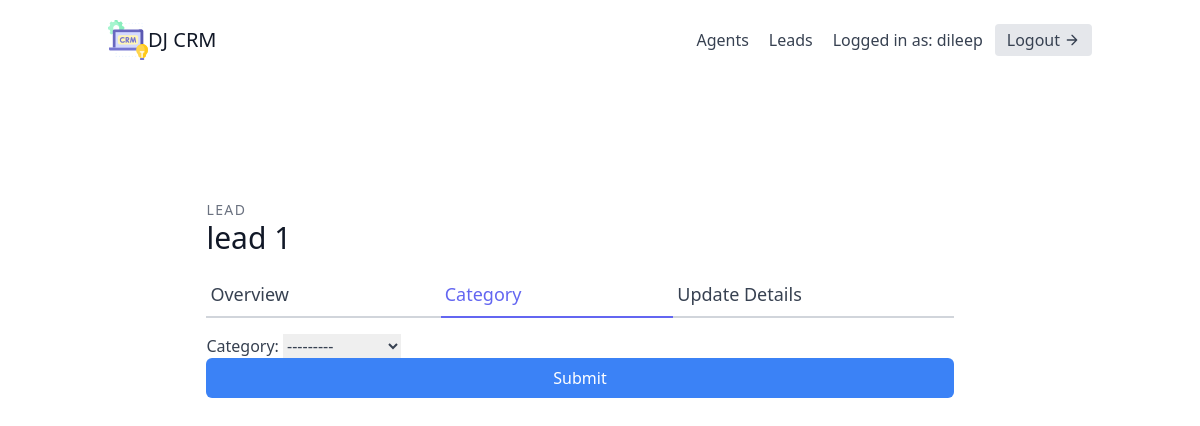
The app's page /leads/2/category/ (signed in) with its own data.
### leads/models.py (models this page shows, shortened)
class User(AbstractUser):
    is_organisor = models.BooleanField(default=True)
    is_agent = models.BooleanField(default=False)

class Lead(models.Model):
    first_name = models.CharField(max_length=20)
    last_name = models.CharField(max_length=20)
    age = models.IntegerField(default=0)
    organisation = models.ForeignKey(UserProfile, on_delete=models.CASCADE)
    agent = models.ForeignKey("Agent", null=True, blank=True, on_delete=models.SET_NULL)
    category = models.ForeignKey("Category", related_name="leads", null=True, blank=True, on_delete=models.SET_NULL)
    description = models.TextField()
    date_added = models.DateTimeField(auto_now_add=True)
    phone_number = models.CharField(max_length=20)
    email = models.EmailField()
    profile_picture = models.ImageField(null=True, blank=True, upload_to="profile_pictures/")
    converted_date = models.DateTimeField(null=True, blank=True)
    objects = LeadManager()

### leads/views.py (the view, shortened to what this page needs)
# urls.py: path('<int:pk>/category/', LeadCategoryUpdateView.as_view(), name='lead-category-update'),
class LeadCategoryUpdateView(LoginRequiredMixin, generic.UpdateView):
    template_name = "leads/lead_category_update.html"
    form_class = LeadCategoryUpdateForm
    def get_queryset(self):
        user = self.request.user
        if user.is_organisor:
            queryset = Lead.objects.filter(organisation=user.userprofile)
        else:
            queryset = Lead.objects.filter(organisation=user.agent.organisation)
            queryset = queryset.filter(agent__user=user)
        return queryset

### leads/forms.py
class LeadCategoryUpdateForm(forms.ModelForm):
    class Meta:
        model = Lead
        fields = (
            'category',
        )

### leads/models.py (called while the page is built)
    def get_queryset(self):
        return super().get_queryset()

    def __str__(self):
        return self.name

### leads/templates/leads/lead_category_update.html (shortened to what this page needs)
{% extends "base.html" %}
{% load tailwind_filters %}
{% block content %}
<section class="text-gray-700 body-font overflow-hidden">
    <div class="container px-5 py-24 mx-auto">
      <div class="lg:w-4/5 mx-auto flex flex-wrap">
        <div class="w-full lg:pr-10 lg:py-6 mb-6 lg:mb-0">
            <h2 class="text-sm title-font text-gray-500 tracking-widest">LEAD</h2>
            <h1 class="text-gray-900 text-3xl title-font font-medium mb-4">{{ lead.first_name }} {{ lead.last_name }}</h1>
            <div class="flex mb-4">
                <a href="{% url 'leads:lead-detail' lead.pk %}" class="flex-grow border-b-2 border-gray-300 py-2 text-lg px-1">
                    Overview
                </a>
                <a href="{% url 'leads:lead-category-update' lead.pk %}" class="flex-grow text-indigo-500 border-b-2 border-indigo-500 py-2 text-lg px-1">
                    Category
                </a>
                <a href="{% url 'leads:lead-update' lead.pk %}" class="flex-grow border-b-2 border-gray-300 py-2 text-lg px-1">
                    Update Details
                </a>
            </div>
            <form form method="post">
                {{ form|crispy }}
                <button type="submit" class="w-full text-white bg-blue-500 hover:bg-blue-600 px-3 py-2 rounded-md">Submit</button>
            </form>
        </div>
      </div>
    </div>
  </section>
{% endblock content %}

### templates/navbar.html (shortened to what this page needs)
<header class="text-gray-700 body-font">
    <div class="container mx-auto flex flex-wrap p-5 flex-col md:flex-row items-center">
      <a href="{% url 'dashboard' %}" class="flex title-font font-medium items-center text-gray-900 mb-4 md:mb-0">
        <span class="ml-5 text-xl ">DJ CRM</span>
      </a>
      <nav class="md:ml-auto flex flex-wrap items-center text-base justify-center">
        {% if not request.user.is_authenticated %}
          <a href="{% url 'signup' %}" class="mr-5 hover:text-gray-900">Signup</a>
        {% else %}
          {% if request.user.is_organisor %}
          <a href="{% url 'agents:agent-list' %}" class="mr-5 hover:text-gray-900">Agents</a>
          {% endif %}
          <a href="{% url 'leads:lead-list' %}" class="mr-5 hover:text-gray-900">Leads</a>
        {% endif %}
      </nav>
      {% if request.user.is_authenticated %}
        Logged in as: {{ request.user.username }}
        <a href="{% url 'logout' %}" class="ml-3 inline-flex items-center bg-gray-200 border-0 py-1 px-3 focus:outline-none hover:bg-gray-300 rounded text-base mt-4 md:mt-0">
          Logout
            <svg fill="none" stroke="currentColor" stroke-linecap="round" stroke-linejoin="round" stroke-width="2" class="w-4 h-4 ml-1" viewBox="0 0 24 24">
                <path d="M5 12h14M12 5l7 7-7 7"></path>
            </svg>
        </a>
      {% endif %}
    </div>
</header>

### static/css/styles.css (style rules this page uses)
*,::after,::before { box-sizing:border-box }
:root { -moz-tab-size:4;-o-tab-size:4;tab-size:4 }
html { line-height:1.15;-webkit-text-size-adjust:100% }
body { margin:0 }
body { font-family:system-ui,-apple-system,'Segoe UI',Roboto,Helvetica,Arial,sans-serif,'Apple Color Emoji','Segoe UI Emoji' }
button,input,optgroup,select,textarea { font-family:inherit;font-size:100%;line-height:1.15;margin:0 }
button,select { text-transform:none }
[type=button],[type=reset],[type=submit],button { -webkit-appearance:button }
blockquote,dd,dl,figure,h1,h2,h3,h4,h5,h6,hr,p,pre { margin:0 }
button { background-color:transparent;background-image:none }
html { font-family:ui-sans-serif,system-ui,-apple-system,BlinkMacSystemFont,"Segoe UI",Roboto,"Helvetica Neue",Arial,"Noto Sans",sans-serif,"Apple Color Emoji","Segoe UI Emoji","Segoe UI Symbol","Noto Color Emoji";line-height:1.5 }
body { font-family:inherit;line-height:inherit }
*,::after,::before { box-sizing:border-box;border-width:0;border-style:solid;border-color:#e5e7eb }
button { cursor:pointer }
h1,h2,h3,h4,h5,h6 { font-size:inherit;font-weight:inherit }
a { color:inherit;text-decoration:inherit }
button,input,optgroup,select,textarea { padding:0;line-height:inherit;color:inherit }
audio,canvas,embed,iframe,img,object,svg,video { display:block;vertical-align:middle }
.container { width:100% }
@media (min-width:640px) { .container { max-width:640px } }
@media (min-width:768px) { .container { max-width:768px } }
@media (min-width:1024px) { .container { max-width:1024px } }
.bg-gray-200 { --tw-bg-opacity:1;background-color:rgba(229,231,235,var(--tw-bg-opacity)) }
.bg-blue-500 { --tw-bg-opacity:1;background-color:rgba(59,130,246,var(--tw-bg-opacity)) }
.border-gray-300 { --tw-border-opacity:1;border-color:rgba(209,213,219,var(--tw-border-opacity)) }
.border-indigo-500 { --tw-border-opacity:1;border-color:rgba(99,102,241,var(--tw-border-opacity)) }
.rounded { border-radius:.25rem }
.rounded-md { border-radius:.375rem }
.border-0 { border-width:0 }
.border-b-2 { border-bottom-width:2px }
.flex { display:flex }
.inline-flex { display:inline-flex }
.flex-col { flex-direction:column }
.flex-wrap { flex-wrap:wrap }
.items-center { align-items:center }
.justify-center { justify-content:center }
.flex-grow { flex-grow:1 }
.font-medium { font-weight:500 }
.h-4 { height:1rem }
.h-10 { height:2.5rem }
.text-sm { font-size:.875rem;line-height:1.25rem }
.text-base { font-size:1rem;line-height:1.5rem }
.text-lg { font-size:1.125rem;line-height:1.75rem }
.text-xl { font-size:1.25rem;line-height:1.75rem }
.text-3xl { font-size:1.875rem;line-height:2.25rem }
.mx-auto { margin-left:auto;margin-right:auto }
.ml-1 { margin-left:.25rem }
.ml-3 { margin-left:.75rem }
.mt-4 { margin-top:1rem }
.mb-4 { margin-bottom:1rem }
.mr-5 { margin-right:1.25rem }
.mb-6 { margin-bottom:1.5rem }
.overflow-hidden { overflow:hidden }
.p-5 { padding:1.25rem }
.py-1 { padding-top:.25rem;padding-bottom:.25rem }
.px-1 { padding-left:.25rem;padding-right:.25rem }
.py-2 { padding-top:.5rem;padding-bottom:.5rem }
.px-3 { padding-left:.75rem;padding-right:.75rem }
.px-5 { padding-left:1.25rem;padding-right:1.25rem }
.py-24 { padding-top:6rem;padding-bottom:6rem }
* { --tw-shadow:0 0 #0000 }
* { --tw-ring-inset:var(--tw-empty, );--tw-ring-offset-width:0px;--tw-ring-offset-color:#fff;--tw-ring-color:rgba(59, 130, 246, 0.5);--tw-ring-offset-shadow:0 0 #0000;--tw-ring-shadow:0 0 #0000 }
.text-white { --tw-text-opacity:1;color:rgba(255,255,255,var(--tw-text-opacity)) }
.text-gray-500 { --tw-text-opacity:1;color:rgba(107,114,128,var(--tw-text-opacity)) }
.text-gray-700 { --tw-text-opacity:1;color:rgba(55,65,81,var(--tw-text-opacity)) }
.text-gray-900 { --tw-text-opacity:1;color:rgba(17,24,39,var(--tw-text-opacity)) }
.text-indigo-500 { --tw-text-opacity:1;color:rgba(99,102,241,var(--tw-text-opacity)) }
.tracking-widest { letter-spacing:.1em }
.w-4 { width:1rem }
.w-10 { width:2.5rem }
.w-full { width:100% }
@media (min-width:768px) { .md\:flex-row { flex-direction:row } }
@media (min-width:768px) { .md\:mt-0 { margin-top:0 } }
@media (min-width:768px) { .md\:mb-0 { margin-bottom:0 } }
@media (min-width:768px) { .md\:ml-auto { margin-left:auto } }
@media (min-width:1024px) { .lg\:mb-0 { margin-bottom:0 } }
@media (min-width:1024px) { .lg\:py-6 { padding-top:1.5rem;padding-bottom:1.5rem } }
@media (min-width:1024px) { .lg\:pr-10 { padding-right:2.5rem } }
@media (min-width:1024px) { .lg\:w-4\/5 { width:80% } }

### records on screen
User: user.username "dileep"
Lead: first_name "lead", last_name "1", category "---------"
